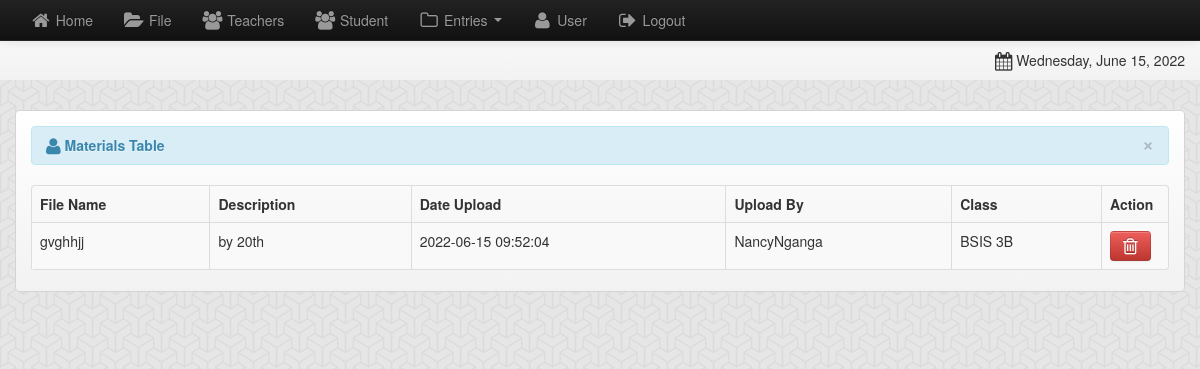
The app's page /admin/file.php with its own data.
### tables this page shows
CREATE TABLE `files` (
  `file_id` int(11) NOT NULL,
  `floc` varchar(500) NOT NULL,
  `fdatein` varchar(200) NOT NULL,
  `fdesc` varchar(100) NOT NULL,
  `teacher_id` int(11) NOT NULL,
  `class_id` int(11) NOT NULL,
  `fname` varchar(100) NOT NULL
);

CREATE TABLE `teacher` (
  `teacher_id` int(11) NOT NULL,
  `email` varchar(100) NOT NULL,
  `password` varchar(200) NOT NULL,
  `firstname` varchar(100) NOT NULL,
  `lastname` varchar(100) NOT NULL,
  `middlename` varchar(100) NOT NULL,
  `department` varchar(100) NOT NULL,
  `student_id` int(11) NOT NULL,
  `location` varchar(200) NOT NULL
);

CREATE TABLE `class` (
  `class_id` int(11) NOT NULL,
  `course_id` varchar(100) NOT NULL,
  `subject_id` varchar(100) NOT NULL,
  `teacher_id` varchar(100) NOT NULL,
  `student_id` int(11) NOT NULL
);

### admin/file.php (the view, shortened to what this page needs)
<?php include('header.php'); ?>
<body>
    <div class="row-fluid">
        <div class="span12">
            <?php include('navbar.php'); ?>
            <div class="container">
                <div class="row-fluid">
                    <div class="span12">
                        <div class="hero-unit-3">
                            <table cellpadding="0" cellspacing="0" border="0" class="table table-striped table-bordered" id="example">
                                <div class="alert alert-info">
                                    <button type="button" class="close" data-dismiss="alert">&times;</button>
                                    <strong><i class="icon-user icon-large"></i>&nbsp;Materials Table</strong>
                                </div>
                                <thead>
                                    <tr>
                                        <th>File Name</th>
                                        <th>Description</th>
                                        <th>Date Upload</th>
                                        <th>Upload By</th>
                                        <th>Class</th>
                                        <th>Action</th>
                                    </tr>
                                </thead>
                                <tbody>
                                    <?php
                                    $query = mysqli_query($conn,"select * from files") or die(mysqli_error());
                                    while ($row = mysqli_fetch_array($query)) {
                                        $file_id = $row['file_id'];
                                        $teacher_id = $row['teacher_id'];
                                        $class_id = $row['class_id'];
                                        $teacher_query = mysqli_query($conn,"select * from teacher where teacher_id='$teacher_id'") or die(mysqli_error());
                                        $teacher_row = mysqli_fetch_array($teacher_query);
                                        $class_query = mysqli_query($conn,"select * from class where class_id='$class_id'") or die(mysqli_error());
                                        $class_row = mysqli_fetch_array($class_query);
                                        ?>
                                        <tr class="odd gradeX">
                                    <td><?php echo $row['fname']; ?></td>
                                    <td><?php echo $row['fdesc']; ?></td>
                                    <td><?php echo $row['fdatein']; ?></td>
                                    <td><?php echo $teacher_row['firstname'] . "" . $teacher_row['lastname']; ?></td>
                                    <td><?php echo $class_row['course_id']; ?></td>
                                    <td width="50">
                                        <a rel="tooltip"  title="Delete Material" id="d<?php echo $file_id; ?>" href="#course_id<?php echo $file_id; ?>" role="button"  data-toggle="modal" class="btn btn-danger"><i class="icon-trash icon-large"></i></a>
                                    </td>
                                    </tr>
                                <?php } ?>
                                </tbody>
                            </table>
                        </div>
                    </div>
                </div>
                <?php include('footer.php'); ?>
            </div>
        </div>
</body>
</html>

### records on screen
files: fname "gvghhjj", fdesc "by 20th", fdatein "2022-06-15 09:52:04", teacher.firstname "Nancy", teacher.lastname "Nganga", class.course_id "BSIS 3B"
